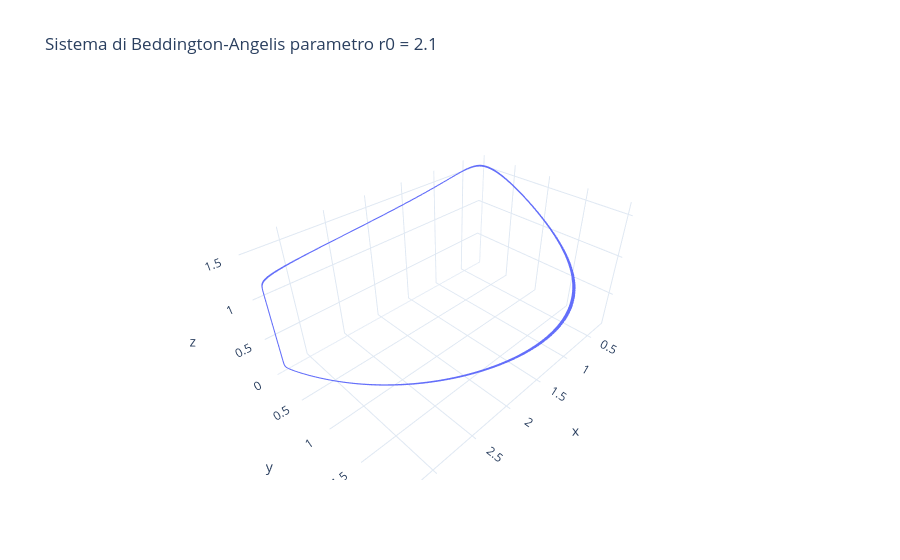
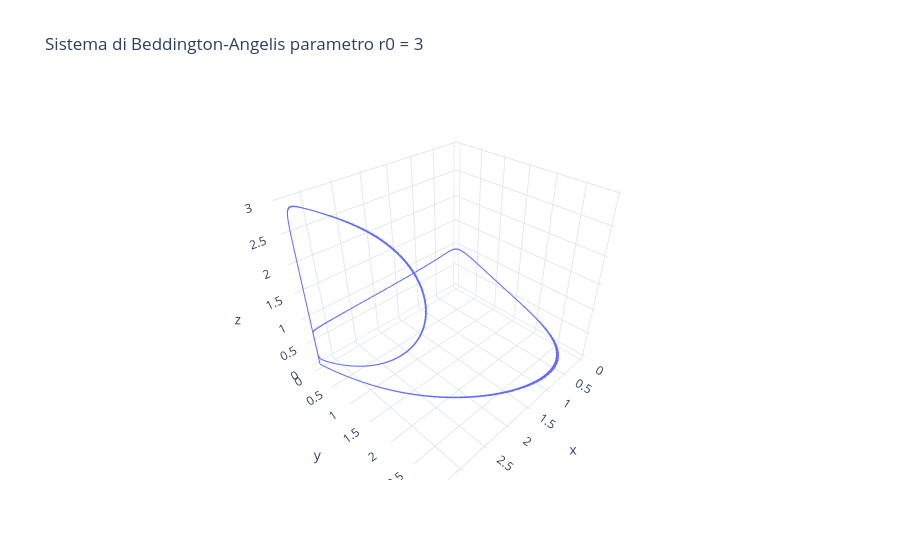
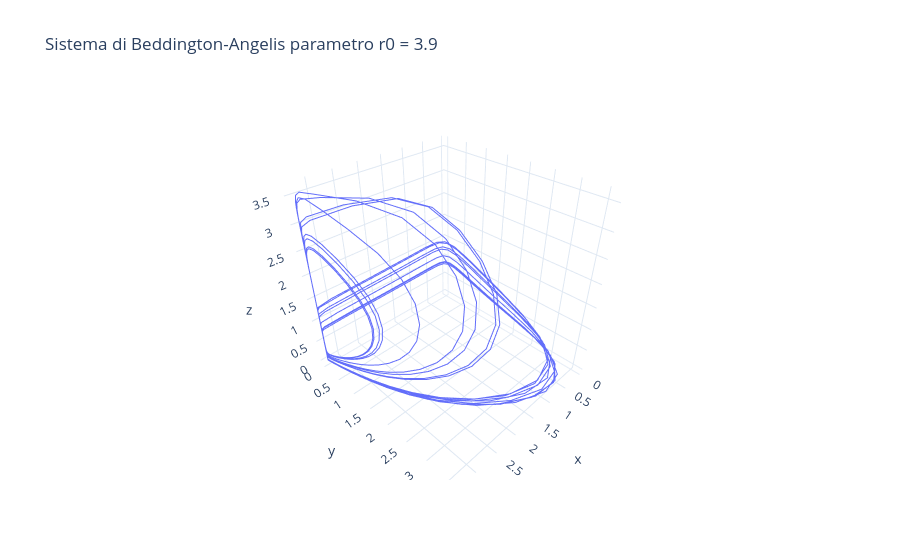
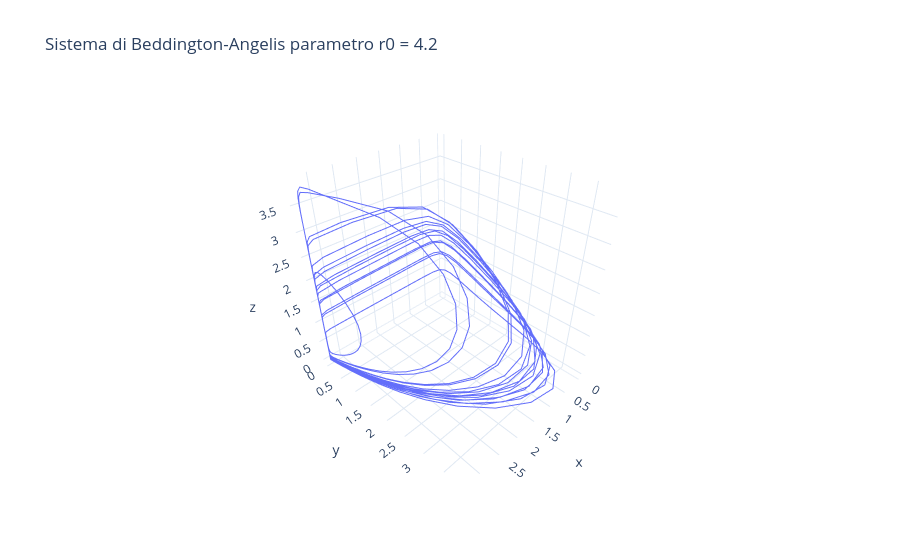

The code cell stored with these charts, in order, in its notebook:
### Code cell
parametri = [2.1, 3, 3.9, 4.2, 4.5]
y_init = [X0, Y0, Z0]

for parametro in parametri:
    
    sol = solve_ivp(
    beddingtonAngelis, t_span, y_init, args=(parametro, k0), 
    t_eval=t_eval, method='RK45', rtol=1e-6, atol=1e-8)

    # estraiamo le soluzioni dal sistema
    x_values = sol.y[0]
    y_values = sol.y[1]
    z_values = sol.y[2]
    
    #plottiamo il tutto
    fig = go.Figure(data=[go.Scatter3d(x=x_values, y=y_values, z=z_values, mode='lines')])
    
    fig.update_layout(title=f"Sistema di Beddington-Angelis parametro r0 = {parametro}",
               template = "plotly_white")

    fig.show()

### Figure 1 — Plotly figure (JSON) as saved in the notebook; plotly's stock layout.template omitted (floating-point values rounded to 4 significant figures; data arrays with more than 128 entries replaced by an {"elided": "..."} marker saying what was removed)
{"data": [{"mode": "lines", "type": "scatter3d", "x": {"elided": "2000 float values"}, "y": {"elided": "2000 float values"}, "z": {"elided": "2000 float values"}}], "layout": {"title": {"text": "Sistema di Beddington-Angelis parametro r0 = 2.1"}}}

### Figure 2 — Plotly figure (JSON) as saved in the notebook; plotly's stock layout.template omitted (floating-point values rounded to 4 significant figures; data arrays with more than 128 entries replaced by an {"elided": "..."} marker saying what was removed)
{"data": [{"mode": "lines", "type": "scatter3d", "x": {"elided": "2000 float values"}, "y": {"elided": "2000 float values"}, "z": {"elided": "2000 float values"}}], "layout": {"title": {"text": "Sistema di Beddington-Angelis parametro r0 = 3"}}}

### Figure 3 — Plotly figure (JSON) as saved in the notebook; plotly's stock layout.template omitted (floating-point values rounded to 4 significant figures; data arrays with more than 128 entries replaced by an {"elided": "..."} marker saying what was removed)
{"data": [{"mode": "lines", "type": "scatter3d", "x": {"elided": "2000 float values"}, "y": {"elided": "2000 float values"}, "z": {"elided": "2000 float values"}}], "layout": {"title": {"text": "Sistema di Beddington-Angelis parametro r0 = 3.9"}}}

### Figure 4 — Plotly figure (JSON) as saved in the notebook; plotly's stock layout.template omitted (floating-point values rounded to 4 significant figures; data arrays with more than 128 entries replaced by an {"elided": "..."} marker saying what was removed)
{"data": [{"mode": "lines", "type": "scatter3d", "x": {"elided": "2000 float values"}, "y": {"elided": "2000 float values"}, "z": {"elided": "2000 float values"}}], "layout": {"title": {"text": "Sistema di Beddington-Angelis parametro r0 = 4.2"}}}
